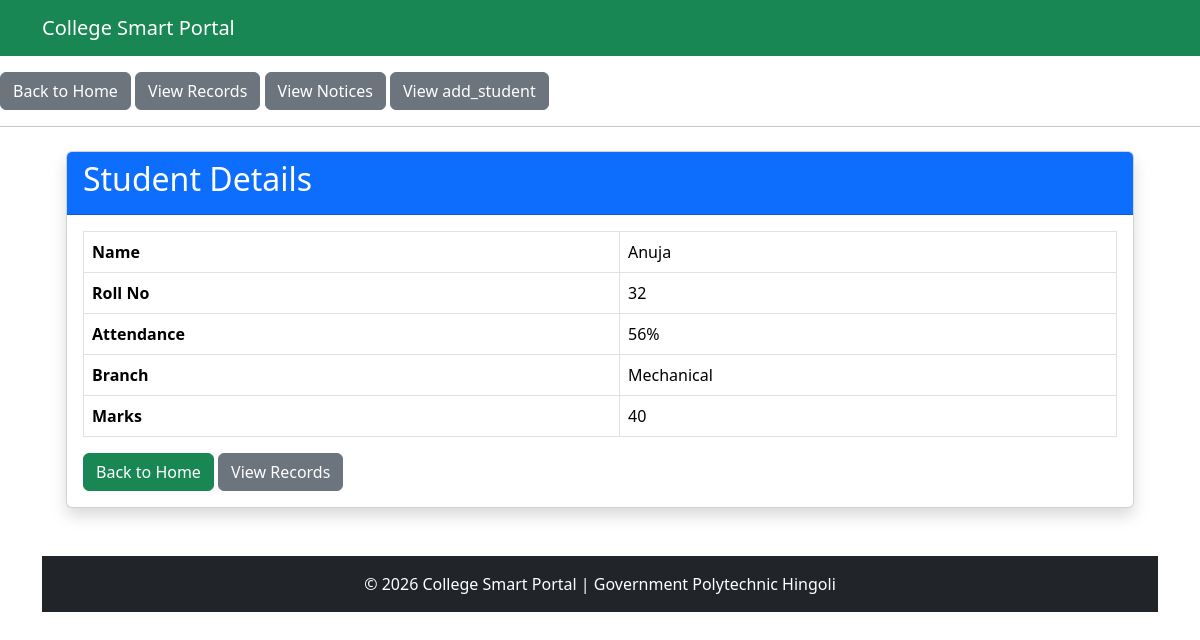
The page /students/4 on the database as committed earlier.
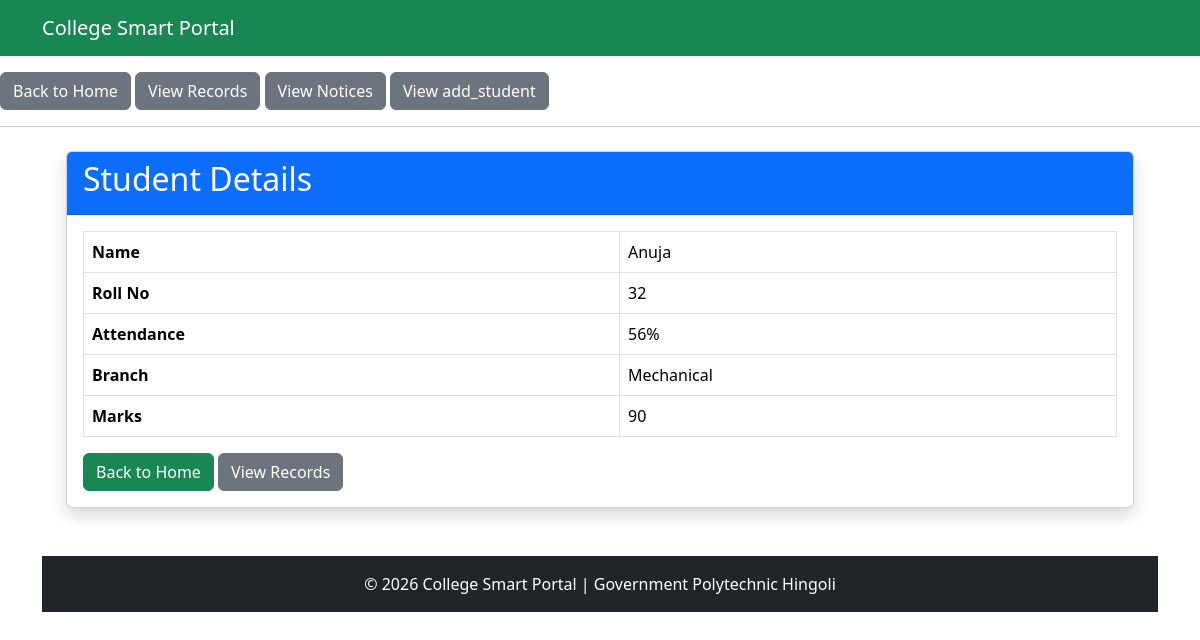
The same page on the database as committed later.
### tables this page shows
CREATE TABLE students (
                    id INTEGER PRIMARY KEY AUTOINCREMENT,
                    name TEXT NOT NULL,
                    roll_no INTEGER NOT NULL,
                    marks INTEGER NOT NULL,
                    branch TEXT NOT NULL,
                    attendance INTEGER DEFAULT 0
                 );

### project Flask.py (the view)
@app.route("/students/<int:id>")
def student_detail(id):
    conn = get_db()
    student = conn.execute(
        "SELECT * FROM students WHERE id=?",  (id,) ).fetchone()
    print(student)
    conn.close()
    if student is None:
        flash("Student not found", "danger")
        return redirect(url_for("records"))
    return render_template( "detail.html", student=student  )

### database.py (called while the page is built)
def get_db():
    conn = sqlite3.connect("college.db")
    return conn

### templates/detail.html
{% extends "base.html" %}
{% block content %}
<div class="container mt-4">
    <div class="card shadow">
        <div class="card-header bg-primary text-white">
            <h2>Student Details</h2>
        </div>
        <div class="card-body">
            <table class="table table-bordered">
                <tr>
                    <th>Name</th>
                    <td>{{ student[1] }}</td>
                </tr>
                <tr>
                    <th>Roll No</th>
                    <td>{{ student[2] }}</td>
                </tr>
                <tr>
                    <th>Attendance</th>
                    <td>{{ student[5] }}%</td>
                </tr>
                <tr>
                    <th>Branch</th>
                    <td>{{ student[4] }}</td>
                </tr>
                <tr>
                    <th>Marks</th>
                    <td>{{ student[3] }}</td>
                </tr>
            </table>
            <a href="{{ url_for('home') }}" class="btn btn-success">
                Back to Home
            </a>
            <a href="{{ url_for('records') }}" class="btn btn-secondary">
                View Records
            </a>
        </div>
    </div>
</div>
{% endblock %}

Rows that differ between the two databases and show on the page:
changed students "Anuja": marks "40" → "90"
